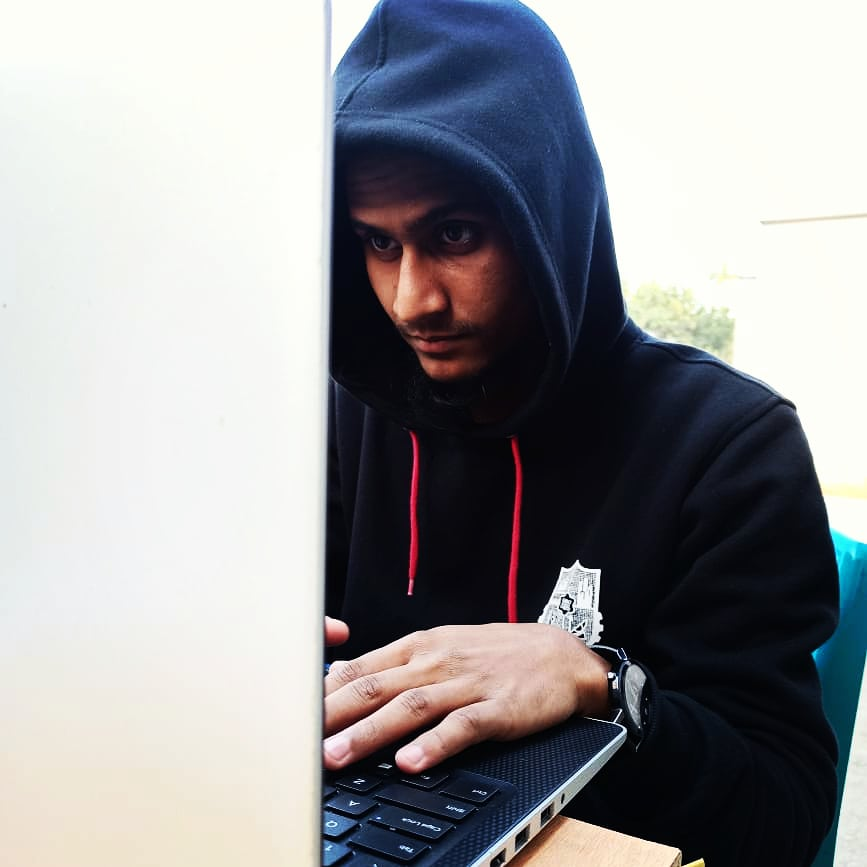
#> input picture Lab/dip_lap_4237/sample_image.jpg, 867 x 867 px
$ python Lab_02_Convert_RGB_to_Grayscale_and_Show_Image_Matrix.py
#> lines starting #> are read from the running program, lines starting #| are printed output that depends on the picture
import cv2
import numpy as np
import matplotlib.pyplot as plt

# Load the RGB image
image_rgb = cv2.imread('sample_image.jpg')
#> image_rgb is the input picture: shape (867, 867, 3); mean B, G, R 153, 150.9, 150.9
image_rgb = cv2.cvtColor(image_rgb, cv2.COLOR_BGR2RGB)  # Convert BGR to RGB

# Convert to grayscale
image_gray = cv2.cvtColor(image_rgb, cv2.COLOR_RGB2GRAY)
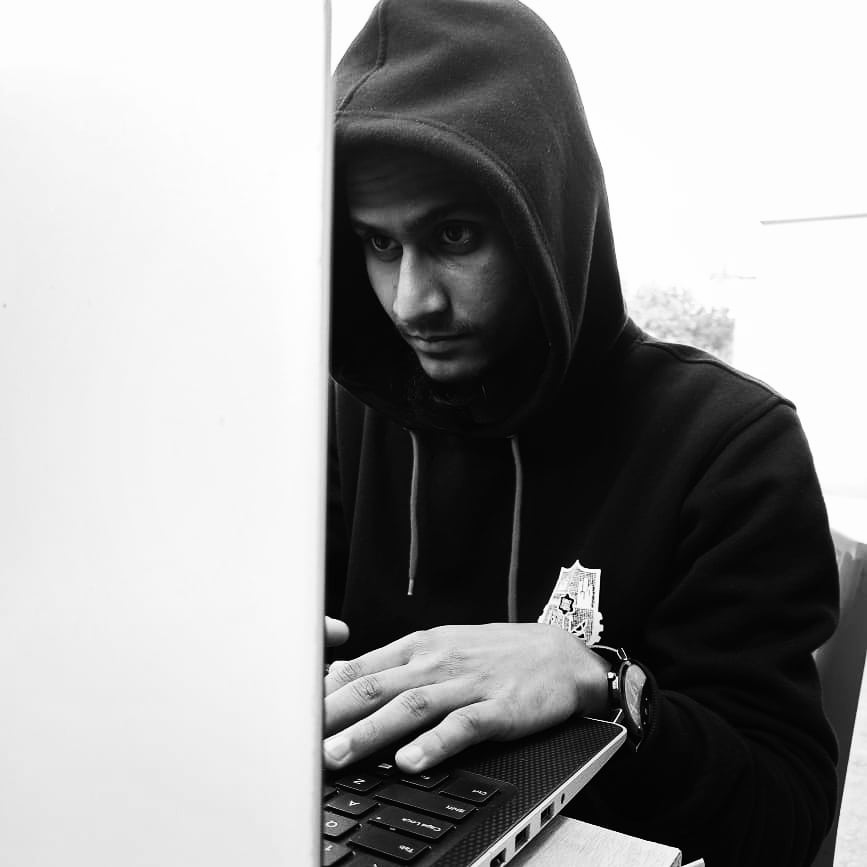
#> image_gray: shape (867, 867); min 0, max 255, mean 151.1

# Show grayscale image
plt.imshow(image_gray, cmap='gray')
plt.title('Grayscale Image')
plt.axis('off')
plt.show()

# Print image matrix
print("Grayscale Image Matrix:")
print(image_gray)
#> (printed output is left out)
